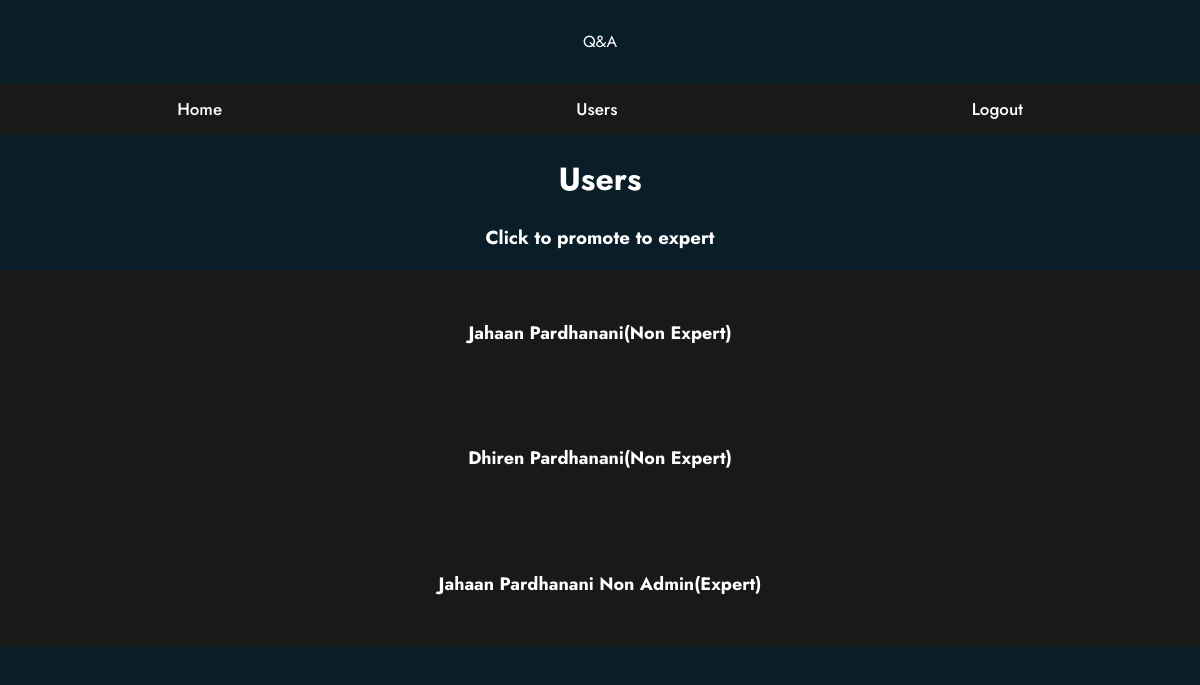
The page /users (signed in) on the database as committed earlier.
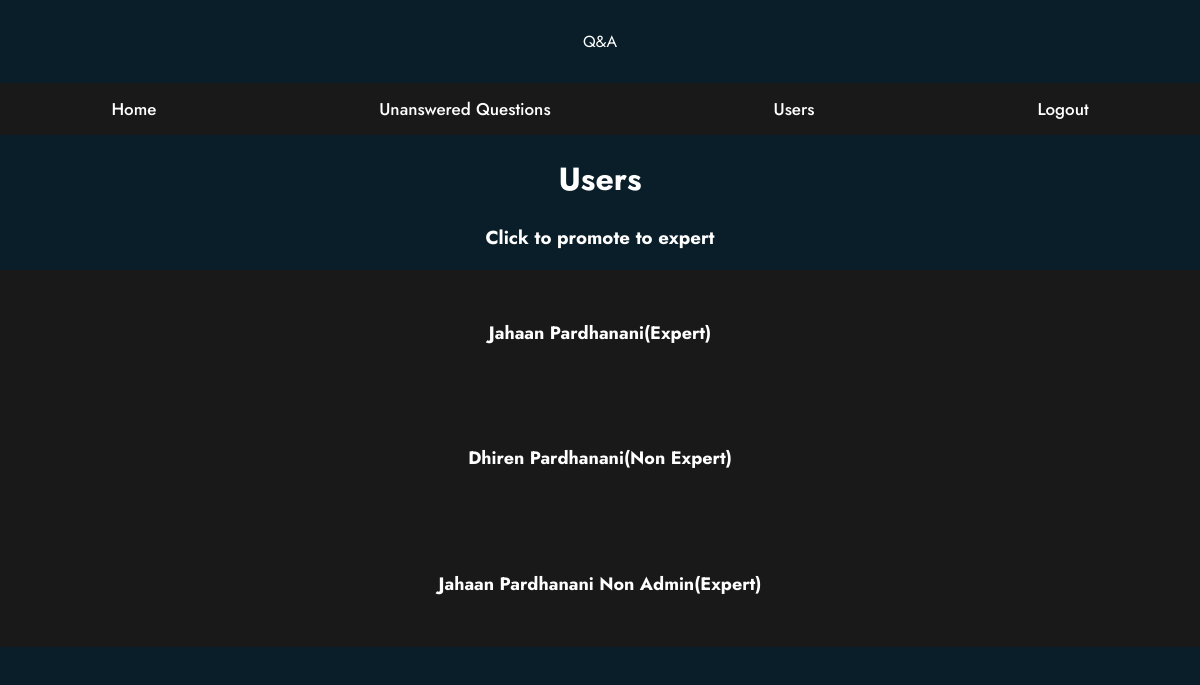
The same page on the database as committed later.
### tables this page shows
CREATE TABLE users(
    id integer primary key autoincrement,
    name_text text not null,
    password_text text not null,
    expert_boolean boolean not null,
    admin_boolean boolean not null
);

### app.py (the view)
@app.route("/users")
def users():
    user = get_current_user()
    if not user:
        return redirect(url_for("login"))
    if user["admin_boolean"] == 0:
        return redirect(url_for("home"))
    db = get_db()
    users_cur = db.execute(
        "select id, name_text, expert_boolean, admin_boolean from users")
    users_results = users_cur.fetchall()
    return render_template("users.html", user=user, users=users_results)

### app.py (called while the page is built)
def get_current_user():
    user_result = None
    if "user" in session:
        user = session["user"]
        db = get_db()
        user_cur = db.execute(
            "select id, name_text, password_text, expert_boolean, admin_boolean from users where name_text = ?", [user])
        user_result = user_cur.fetchone()
    return user_result

### database.py (called while the page is built)
def connect_db():
    sql = sqlite3.connect(
        "/Users/jahaan/OneDrive/Programming/webapp/Forum/questions.db")
    print("True")
    sql.row_factory = sqlite3.Row
    return sql

def get_db():
    if not hasattr(g, "sqlite_db"):
        g.sqlite_db = connect_db()
    return g.sqlite_db

### templates/users.html (shortened to what this page needs)
<!DOCTYPE html>
<html lang="en">
  <head>
    <link rel="stylesheet" href="/static/style.css">
  </head>
  <body>
    <div class="header">Q&A</div>
    <ul id="navbar">
      <li><a href="/">Home</a></li>
      {% if user and user["admin_boolean"] == 1 and user["expert_boolean"] == 0 %}
      <li><a href="/users">Users</a></li>
      {% endif %}
      {% if user and user["admin_boolean"] == 1 and user["expert_boolean"] == 1 %}
      <li><a href="/unanswered">Unanswered Questions</a></li>
      <li><a href="/users">Users</a></li>
      {% endif %}
      {% if user %}
      <li><a href="/logout">Logout</a></li>
      {% endif %}
    </ul>
        <h1>Users</h1>
        <h3>Click to promote to expert</h3>
        <div class="container">
          {% for user in users %}
          {% if user["expert_boolean"] == 0 %}<a href="{{ url_for("promote", user_id=user["id"]) }}">
            <h4>{{ user["name_text"] }}(Non Expert)</h4></a>
          {% endif %}
          {% if user["expert_boolean"] == 1 %}<a href="{{ url_for("demote", user_id=user["id"]) }}">
            <h4>{{ user["name_text"] }}(Expert)</h4>
          </a>
          {% endif %}
          <br>
          {% endfor %}
          </div><br>
  </body>
</html>

### static/style.css (style rules this page uses)
.header { box-shadow: 5px solid #1a1919; padding: 30px; text-align: center; }
#navbar { overflow: hidden; background-color: #1a1919; font-family: 'Jost', sans-serif; }
#navbar a { float: left; display: block; text-align: center; padding: 14px 16px; text-decoration: none; font-size: 17px; }
body { background-color: #0a1e29; padding: 0; margin: 0; color: #fff; text-align: center; font-family: 'Jost', sans-serif; }
ul { list-style-type: none; margin: 0; padding: 0; display: flex; align-items: center; flex-direction: row; justify-content: space-around; font-family: 'Jost', sans-serif; }
li { position: relative; padding: 0 20px; height: 100%; display: flex; font-family: 'Jost', sans-serif; }
a { z-index: 1; color: white; text-decoration: none; font-family: 'Jost', sans-serif; font-weight: 500; font-size: 18px; padding: 10px 5px; }
li:before { content: ""; position: absolute; height: 33.33%; width: 0; background-color: #0d7cff; right: 0; z-index: 0; top: 33.33%; transition: all 0.5s; }
li:after { content: ""; position: absolute; height: 33.33%; width: 0; background-color: #0d7cff; left: 0; z-index: 0; bottom: 0; transition: all 0.5s; }
a:before { position: absolute; content: ""; height: 33.33%; width: 0; background-color: #0d7cff; bottom: 66.66%; left: 0; transition: all 0.5s; }
.container { background-color: #1a1919; }

Rows that differ between the two databases and show on the page:
changed users "Jahaan Pardhanani": expert_boolean "(Non Expert)" → "(Expert)"
Other text that changed with them:
text now shown: "Unanswered Questions"
